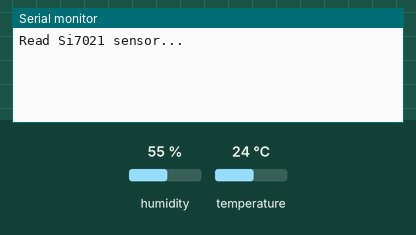
The sketch below on a simulated Arduino Uno, built with avr-gcc and run on an emulated ATmega328P. On the bench: the last lines printed to the serial monitor. The inputs (shaded band) are chosen by the test bench; at power-on: humidity 55 %, temperature 24 °C.

Above: at 3.2 s.
3.3 s: humidity set to 22 %
At 5.5 s:
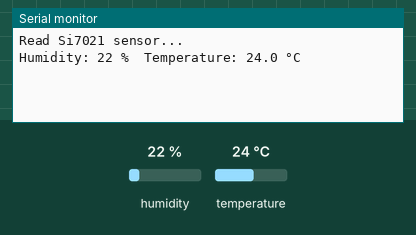
7.5 s: temperature set to 12 °C
At 8.6 s:
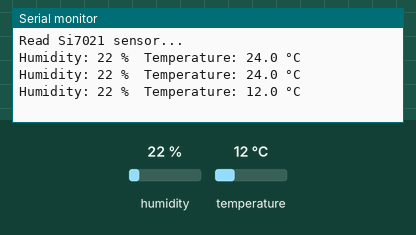
9.9 s: humidity set to 40 %
At 10.8 s:
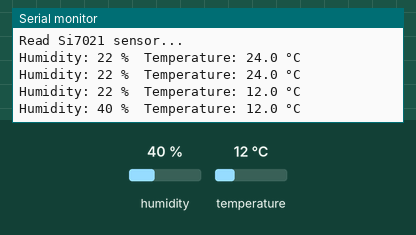

Measured:
- after the input at 3.3 s, the serial monitor: prints a new line after 0.72 s (image 1)
- after the input at 7.5 s, the serial monitor: prints a new line after 0.55 s (image 2)
- after the input at 9.9 s, the serial monitor: prints a new line after 0.17 s (image 3)

The sketch:

Uno_Si7021.ino
```cpp
/*
 * File: Uno_Si7021.ino
 *
 * Reads measuring data from Si7021 Sensor.
 * (c) Claus Kuehnel 2020-02-03 info@ckuehnel.ch
 *
 * based on: SparkFun Si7021 Breakout Example
 *
 * Hardware Connections:
 *    Si7021 ---------------- Arduino
 *    (-) ------------------- GND
 *    (+) ------------------- 3.3V (VCC)
 *    CL ------------------- SCL
 *    DA ------------------- SDA
 */

#include "SparkFun_Si7021_Breakout_Library.h"
#include <Wire.h>

//Create Instance of Si7021 temp and humidity sensor
Weather sensor;

void setup()
{
  Serial.begin(115200);   // open serial over USB at 115200 baud
  delay(2000);
  Serial.println("Read Si7021 sensor...");
  sensor.begin(); //Initialize the I2C sensors and ping them
  Serial.println();
}

void loop()
{
  delay(2000);
  getWeather();
}

void getWeather()
{
  // Measure Relative Humidity from the HTU21D or Si7021
  float humi = sensor.getRH();

  // Measure Temperature from the HTU21D or Si7021
  float temp = sensor.getTemp();
  // Temperature is measured every time RH is requested.
  // It is faster, therefore, to read it from previous RH
  // measurement with getTemp() instead with readTemp()
  Serial.print("Humidity: "); Serial.print((int) humi); Serial.print(" %\t");
  Serial.print("Temperature: "); Serial.print(temp, 1); Serial.println(" °C ");
}
```
